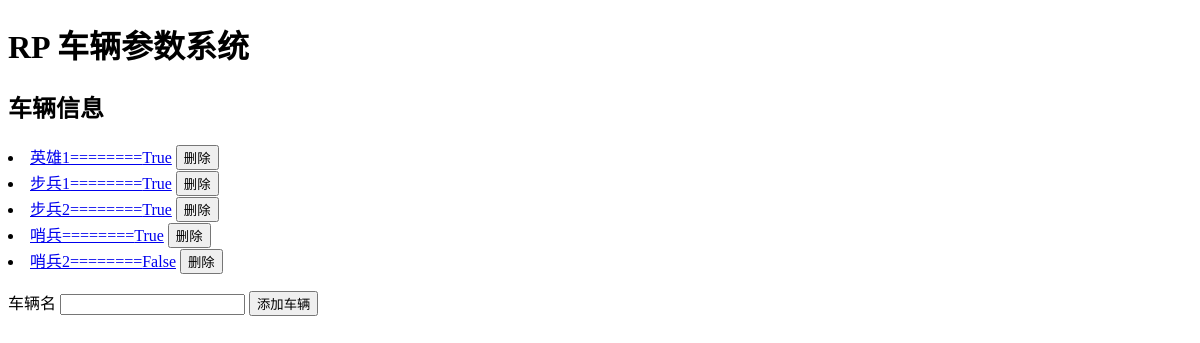
Before: / with the older database file.
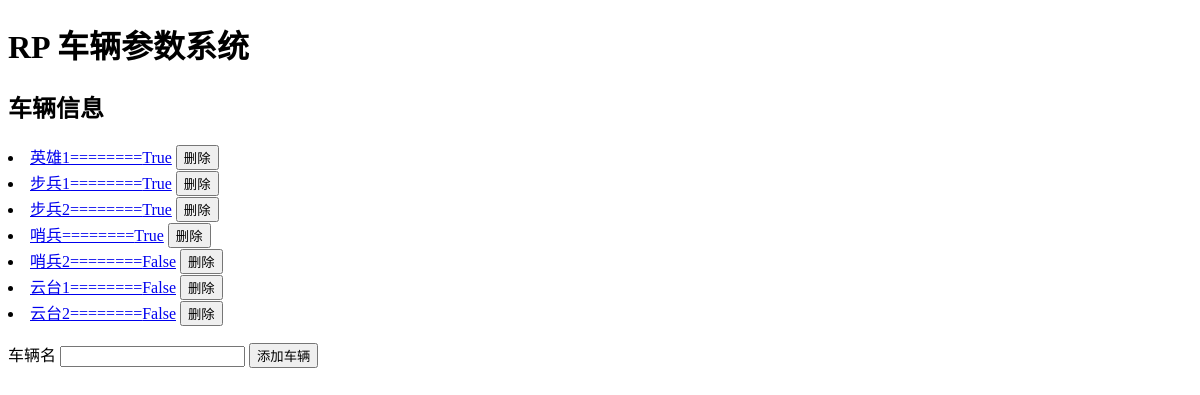
After: the same page with the newer database file.
### data_api.py (models this page shows)
class Car(db.Model):
    Car_name = db.Column(db.String(60), primary_key=True) # 车名不可重复，主键
    Update_flag = db.Column(db.Boolean)

### data_api.py (the view)
@data_api.route('/')
def index():
    Cars = Car.query.all()
    Paras = Para.query.all()
    return render_template('index.html',
                           Cars=Cars,
                           Paras=Paras
                           )

### templates/index.html (shortened to what this page needs)
<!DOCTYPE html>
<html lang="zh">
<head>
</head>
<body>
  <h1>RP 车辆参数系统</h1>
  <p>
    <h2>车辆信息</h2>
    {% for car in Cars %}
      <form method="post" action="./api/del_Car">
        <li>
          <a href="./car/{{ car.Car_name }}">{{ car.Car_name }}========{{car.Update_flag}}</a>
          <button type="submit" name="name" value="{{ car.Car_name }}">删除</button>
        </li>
      </form>
    {% endfor %}
  </p>
  <form method="post" action="./api/add_Car" >
    车辆名 <input type="text" name="name" autocomplete="off" required>
    <button type="submit">添加车辆</button>
  </form>
</body>
</html>

Changed rows visible on the page:
added Car: Car_name "云台1", Update_flag "False"
added Car: Car_name "云台2", Update_flag "False"
